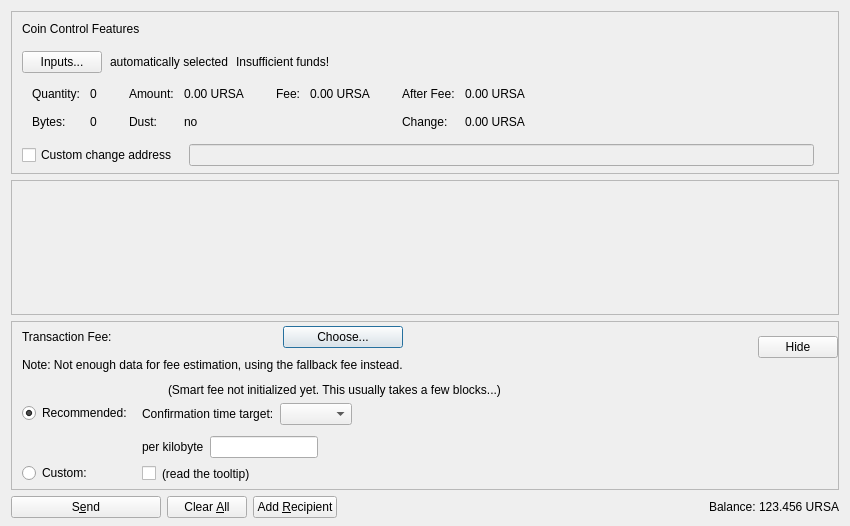
<?xml version="1.0" encoding="UTF-8"?>
<ui version="4.0">
 <class>SendCoinsDialog</class>
 <widget class="QDialog" name="SendCoinsDialog">
  <property name="geometry">
   <rect>
    <x>0</x>
    <y>0</y>
    <width>850</width>
    <height>526</height>
   </rect>
  </property>
  <property name="windowTitle">
   <string>Send Coins</string>
  </property>
  <layout class="QVBoxLayout" name="verticalLayout" stretch="0,1,0,0">
   <property name="bottomMargin">
    <number>8</number>
   </property>
   <item>
    <widget class="QFrame" name="frameCoinControl">
     <property name="sizePolicy">
      <sizepolicy hsizetype="Expanding" vsizetype="Expanding">
       <horstretch>0</horstretch>
       <verstretch>0</verstretch>
      </sizepolicy>
     </property>
     <property name="maximumSize">
      <size>
       <width>16777215</width>
       <height>16777215</height>
      </size>
     </property>
     <property name="frameShape">
      <enum>QFrame::StyledPanel</enum>
     </property>
     <property name="frameShadow">
      <enum>QFrame::Sunken</enum>
     </property>
     <layout class="QVBoxLayout" name="verticalLayoutCoinControl2">
      <property name="spacing">
       <number>0</number>
      </property>
      <property name="leftMargin">
       <number>0</number>
      </property>
      <property name="topMargin">
       <number>0</number>
      </property>
      <property name="rightMargin">
       <number>0</number>
      </property>
      <property name="bottomMargin">
       <number>6</number>
      </property>
      <item>
       <layout class="QVBoxLayout" name="verticalLayoutCoinControl" stretch="0,0,0,0,1">
        <property name="spacing">
         <number>0</number>
        </property>
        <property name="leftMargin">
         <number>10</number>
        </property>
        <property name="topMargin">
         <number>10</number>
        </property>
        <item>
         <layout class="QHBoxLayout" name="horizontalLayoutCoinControl1">
          <property name="bottomMargin">
           <number>15</number>
          </property>
          <item>
           <widget class="QLabel" name="labelCoinControlFeatures">
            <property name="sizePolicy">
             <sizepolicy hsizetype="Preferred" vsizetype="Maximum">
              <horstretch>0</horstretch>
              <verstretch>0</verstretch>
             </sizepolicy>
            </property>
            <property name="text">
             <string>Coin Control Features</string>
            </property>
           </widget>
          </item>
         </layout>
        </item>
        <item>
         <layout class="QHBoxLayout" name="horizontalLayoutCoinControl2" stretch="0,0,0,0">
          <property name="spacing">
           <number>8</number>
          </property>
          <property name="bottomMargin">
           <number>10</number>
          </property>
          <item>
           <widget class="QPushButton" name="pushButtonCoinControl">
            <property name="styleSheet">
             <string notr="true"/>
            </property>
            <property name="text">
             <string>Inputs...</string>
            </property>
            <property name="autoDefault">
             <bool>false</bool>
            </property>
           </widget>
          </item>
          <item>
           <widget class="QLabel" name="labelCoinControlAutomaticallySelected">
            <property name="text">
             <string>automatically selected</string>
            </property>
            <property name="margin">
             <number>5</number>
            </property>
           </widget>
          </item>
          <item>
           <widget class="QLabel" name="labelCoinControlInsuffFunds">
            <property name="text">
             <string>Insufficient funds!</string>
            </property>
            <property name="margin">
             <number>5</number>
            </property>
           </widget>
          </item>
          <item>
           <spacer name="horizontalSpacerCoinControl">
            <property name="orientation">
             <enum>Qt::Horizontal</enum>
            </property>
            <property name="sizeHint" stdset="0">
             <size>
              <width>40</width>
              <height>1</height>
             </size>
            </property>
           </spacer>
          </item>
         </layout>
        </item>
        <item>
         <widget class="QWidget" name="widgetCoinControl" native="true">
          <property name="sizePolicy">
           <sizepolicy hsizetype="Preferred" vsizetype="Preferred">
            <horstretch>0</horstretch>
            <verstretch>0</verstretch>
           </sizepolicy>
          </property>
          <property name="minimumSize">
           <size>
            <width>0</width>
            <height>0</height>
           </size>
          </property>
          <property name="styleSheet">
           <string notr="true"/>
          </property>
          <layout class="QHBoxLayout" name="horizontalLayoutCoinControl5">
           <property name="leftMargin">
            <number>0</number>
           </property>
           <property name="topMargin">
            <number>0</number>
           </property>
           <property name="rightMargin">
            <number>0</number>
           </property>
           <property name="bottomMargin">
            <number>0</number>
           </property>
           <item>
            <layout class="QHBoxLayout" name="horizontalLayoutCoinControl3" stretch="0,0,0,1">
             <property name="spacing">
              <number>20</number>
             </property>
             <property name="topMargin">
              <number>0</number>
             </property>
             <property name="bottomMargin">
              <number>10</number>
             </property>
             <item>
              <layout class="QFormLayout" name="formLayoutCoinControl1">
               <property name="horizontalSpacing">
                <number>10</number>
               </property>
               <property name="verticalSpacing">
                <number>14</number>
               </property>
               <property name="leftMargin">
                <number>10</number>
               </property>
               <property name="topMargin">
                <number>4</number>
               </property>
               <property name="rightMargin">
                <number>6</number>
               </property>
               <item row="0" column="0">
                <widget class="QLabel" name="labelCoinControlQuantityText">
                 <property name="text">
                  <string>Quantity:</string>
                 </property>
                 <property name="margin">
                  <number>0</number>
                 </property>
                </widget>
               </item>
               <item row="0" column="1">
                <widget class="QLabel" name="labelCoinControlQuantity">
                 <property name="cursor">
                  <cursorShape>IBeamCursor</cursorShape>
                 </property>
                 <property name="contextMenuPolicy">
                  <enum>Qt::ActionsContextMenu</enum>
                 </property>
                 <property name="text">
                  <string notr="true">0</string>
                 </property>
                 <property name="margin">
                  <number>0</number>
                 </property>
                 <property name="textInteractionFlags">
                  <set>Qt::LinksAccessibleByMouse|Qt::TextSelectableByKeyboard|Qt::TextSelectableByMouse</set>
                 </property>
                </widget>
               </item>
               <item row="1" column="0">
                <widget class="QLabel" name="labelCoinControlBytesText">
                 <property name="text">
                  <string>Bytes:</string>
                 </property>
                </widget>
               </item>
               <item row="1" column="1">
                <widget class="QLabel" name="labelCoinControlBytes">
                 <property name="cursor">
                  <cursorShape>IBeamCursor</cursorShape>
                 </property>
                 <property name="contextMenuPolicy">
                  <enum>Qt::ActionsContextMenu</enum>
                 </property>
                 <property name="text">
                  <string notr="true">0</string>
                 </property>
                 <property name="textInteractionFlags">
                  <set>Qt::LinksAccessibleByMouse|Qt::TextSelectableByKeyboard|Qt::TextSelectableByMouse</set>
                 </property>
                </widget>
               </item>
              </layout>
             </item>
             <item>
              <layout class="QFormLayout" name="formLayoutCoinControl2">
               <property name="horizontalSpacing">
                <number>10</number>
               </property>
               <property name="verticalSpacing">
                <number>14</number>
               </property>
               <property name="leftMargin">
                <number>6</number>
               </property>
               <property name="topMargin">
                <number>4</number>
               </property>
               <property name="rightMargin">
                <number>6</number>
               </property>
               <item row="0" column="0">
                <widget class="QLabel" name="labelCoinControlAmountText">
                 <property name="text">
                  <string>Amount:</string>
                 </property>
                 <property name="margin">
                  <number>0</number>
                 </property>
                </widget>
               </item>
               <item row="0" column="1">
                <widget class="QLabel" name="labelCoinControlAmount">
                 <property name="cursor">
                  <cursorShape>IBeamCursor</cursorShape>
                 </property>
                 <property name="contextMenuPolicy">
                  <enum>Qt::ActionsContextMenu</enum>
                 </property>
                 <property name="text">
                  <string notr="true">0.00 URSA</string>
                 </property>
                 <property name="textInteractionFlags">
                  <set>Qt::LinksAccessibleByMouse|Qt::TextSelectableByKeyboard|Qt::TextSelectableByMouse</set>
                 </property>
                </widget>
               </item>
               <item row="1" column="0">
                <widget class="QLabel" name="labelCoinControlLowOutputText">
                 <property name="text">
                  <string>Dust:</string>
                 </property>
                </widget>
               </item>
               <item row="1" column="1">
                <widget class="QLabel" name="labelCoinControlLowOutput">
                 <property name="cursor">
                  <cursorShape>IBeamCursor</cursorShape>
                 </property>
                 <property name="contextMenuPolicy">
                  <enum>Qt::ActionsContextMenu</enum>
                 </property>
                 <property name="text">
                  <string notr="true">no</string>
                 </property>
                 <property name="textInteractionFlags">
                  <set>Qt::LinksAccessibleByMouse|Qt::TextSelectableByKeyboard|Qt::TextSelectableByMouse</set>
                 </property>
                </widget>
               </item>
              </layout>
             </item>
             <item>
              <layout class="QFormLayout" name="formLayoutCoinControl3">
               <property name="horizontalSpacing">
                <number>10</number>
               </property>
               <property name="verticalSpacing">
                <number>14</number>
               </property>
               <property name="leftMargin">
                <number>6</number>
               </property>
               <property name="topMargin">
                <number>4</number>
               </property>
               <property name="rightMargin">
                <number>6</number>
               </property>
               <item row="0" column="0">
                <widget class="QLabel" name="labelCoinControlFeeText">
                 <property name="text">
                  <string>Fee:</string>
                 </property>
                 <property name="margin">
                  <number>0</number>
                 </property>
                </widget>
               </item>
               <item row="0" column="1">
                <widget class="QLabel" name="labelCoinControlFee">
                 <property name="cursor">
                  <cursorShape>IBeamCursor</cursorShape>
                 </property>
                 <property name="contextMenuPolicy">
                  <enum>Qt::ActionsContextMenu</enum>
                 </property>
                 <property name="text">
                  <string notr="true">0.00 URSA</string>
                 </property>
                 <property name="textInteractionFlags">
                  <set>Qt::LinksAccessibleByMouse|Qt::TextSelectableByKeyboard|Qt::TextSelectableByMouse</set>
                 </property>
                </widget>
               </item>
              </layout>
             </item>
             <item>
              <layout class="QFormLayout" name="formLayoutCoinControl4">
               <property name="horizontalSpacing">
                <number>10</number>
               </property>
               <property name="verticalSpacing">
                <number>14</number>
               </property>
               <property name="leftMargin">
                <number>6</number>
               </property>
               <property name="topMargin">
                <number>4</number>
               </property>
               <property name="rightMargin">
                <number>6</number>
               </property>
               <item row="0" column="0">
                <widget class="QLabel" name="labelCoinControlAfterFeeText">
                 <property name="text">
                  <string>After Fee:</string>
                 </property>
                 <property name="margin">
                  <number>0</number>
                 </property>
                </widget>
               </item>
               <item row="0" column="1">
                <widget class="QLabel" name="labelCoinControlAfterFee">
                 <property name="cursor">
                  <cursorShape>IBeamCursor</cursorShape>
                 </property>
                 <property name="contextMenuPolicy">
                  <enum>Qt::ActionsContextMenu</enum>
                 </property>
                 <property name="text">
                  <string notr="true">0.00 URSA</string>
                 </property>
                 <property name="textInteractionFlags">
                  <set>Qt::LinksAccessibleByMouse|Qt::TextSelectableByKeyboard|Qt::TextSelectableByMouse</set>
                 </property>
                </widget>
               </item>
               <item row="1" column="0">
                <widget class="QLabel" name="labelCoinControlChangeText">
                 <property name="text">
                  <string>Change:</string>
                 </property>
                </widget>
               </item>
               <item row="1" column="1">
                <widget class="QLabel" name="labelCoinControlChange">
                 <property name="cursor">
                  <cursorShape>IBeamCursor</cursorShape>
                 </property>
                 <property name="contextMenuPolicy">
                  <enum>Qt::ActionsContextMenu</enum>
                 </property>
                 <property name="text">
                  <string notr="true">0.00 URSA</string>
                 </property>
                 <property name="textInteractionFlags">
                  <set>Qt::LinksAccessibleByMouse|Qt::TextSelectableByKeyboard|Qt::TextSelectableByMouse</set>
                 </property>
                </widget>
               </item>
              </layout>
             </item>
            </layout>
           </item>
          </layout>
         </widget>
        </item>
        <item>
         <layout class="QHBoxLayout" name="horizontalLayoutCoinControl4" stretch="0,0,0">
          <property name="spacing">
           <number>12</number>
          </property>
          <property name="sizeConstraint">
           <enum>QLayout::SetDefaultConstraint</enum>
          </property>
          <property name="topMargin">
           <number>5</number>
          </property>
          <property name="rightMargin">
           <number>5</number>
          </property>
          <item>
           <widget class="QCheckBox" name="checkBoxCoinControlChange">
            <property name="toolTip">
             <string>If this is activated, but the change address is empty or invalid, change will be sent to a newly generated address.</string>
            </property>
            <property name="text">
             <string>Custom change address</string>
            </property>
           </widget>
          </item>
          <item>
           <widget class="QValidatedLineEdit" name="lineEditCoinControlChange">
            <property name="enabled">
             <bool>false</bool>
            </property>
            <property name="sizePolicy">
             <sizepolicy hsizetype="Expanding" vsizetype="Fixed">
              <horstretch>0</horstretch>
              <verstretch>0</verstretch>
             </sizepolicy>
            </property>
           </widget>
          </item>
          <item>
           <widget class="QLabel" name="labelCoinControlChangeLabel">
            <property name="sizePolicy">
             <sizepolicy hsizetype="Preferred" vsizetype="Expanding">
              <horstretch>0</horstretch>
              <verstretch>0</verstretch>
             </sizepolicy>
            </property>
            <property name="minimumSize">
             <size>
              <width>0</width>
              <height>0</height>
             </size>
            </property>
            <property name="text">
             <string/>
            </property>
            <property name="margin">
             <number>3</number>
            </property>
           </widget>
          </item>
         </layout>
        </item>
        <item>
         <spacer name="verticalSpacerCoinControl">
          <property name="orientation">
           <enum>Qt::Vertical</enum>
          </property>
          <property name="sizeHint" stdset="0">
           <size>
            <width>800</width>
            <height>1</height>
           </size>
          </property>
         </spacer>
        </item>
       </layout>
      </item>
     </layout>
    </widget>
   </item>
   <item>
    <widget class="QScrollArea" name="scrollArea">
     <property name="widgetResizable">
      <bool>true</bool>
     </property>
     <widget class="QWidget" name="scrollAreaWidgetContents">
      <property name="geometry">
       <rect>
        <x>0</x>
        <y>0</y>
        <width>830</width>
        <height>104</height>
       </rect>
      </property>
      <layout class="QVBoxLayout" name="verticalLayout_2" stretch="0,1">
       <property name="leftMargin">
        <number>0</number>
       </property>
       <property name="topMargin">
        <number>0</number>
       </property>
       <property name="rightMargin">
        <number>0</number>
       </property>
       <property name="bottomMargin">
        <number>0</number>
       </property>
       <item>
        <layout class="QVBoxLayout" name="entries">
         <property name="spacing">
          <number>6</number>
         </property>
        </layout>
       </item>
       <item>
        <spacer name="verticalSpacer">
         <property name="orientation">
          <enum>Qt::Vertical</enum>
         </property>
         <property name="sizeHint" stdset="0">
          <size>
           <width>20</width>
           <height>40</height>
          </size>
         </property>
        </spacer>
       </item>
      </layout>
     </widget>
    </widget>
   </item>
   <item>
    <widget class="QFrame" name="frameFee">
     <property name="sizePolicy">
      <sizepolicy hsizetype="Expanding" vsizetype="Expanding">
       <horstretch>0</horstretch>
       <verstretch>0</verstretch>
      </sizepolicy>
     </property>
     <property name="maximumSize">
      <size>
       <width>16777215</width>
       <height>16777215</height>
      </size>
     </property>
     <property name="frameShape">
      <enum>QFrame::StyledPanel</enum>
     </property>
     <property name="frameShadow">
      <enum>QFrame::Sunken</enum>
     </property>
     <layout class="QVBoxLayout" name="verticalLayoutFee1">
      <property name="spacing">
       <number>0</number>
      </property>
      <property name="leftMargin">
       <number>0</number>
      </property>
      <property name="topMargin">
       <number>0</number>
      </property>
      <property name="rightMargin">
       <number>0</number>
      </property>
      <property name="bottomMargin">
       <number>0</number>
      </property>
      <item>
       <layout class="QVBoxLayout" name="verticalLayoutFee2" stretch="0,0,0">
        <property name="spacing">
         <number>0</number>
        </property>
        <property name="leftMargin">
         <number>10</number>
        </property>
        <property name="topMargin">
         <number>0</number>
        </property>
        <item>
         <layout class="QHBoxLayout" name="horizontalLayoutFee1">
          <property name="bottomMargin">
           <number>0</number>
          </property>
          <item>
           <layout class="QVBoxLayout" name="verticalLayoutFee7">
            <property name="spacing">
             <number>0</number>
            </property>
            <item>
             <spacer name="verticalSpacerSmartFee">
              <property name="orientation">
               <enum>Qt::Vertical</enum>
              </property>
              <property name="sizeType">
               <enum>QSizePolicy::Fixed</enum>
              </property>
              <property name="sizeHint" stdset="0">
               <size>
                <width>1</width>
                <height>4</height>
               </size>
              </property>
             </spacer>
            </item>
            <item>
             <layout class="QHBoxLayout" name="horizontalLayoutSmartFee">
              <property name="spacing">
               <number>10</number>
              </property>
              <item>
               <widget class="QLabel" name="labelFeeHeadline">
                <property name="sizePolicy">
                 <sizepolicy hsizetype="Preferred" vsizetype="Maximum">
                  <horstretch>0</horstretch>
                  <verstretch>0</verstretch>
                 </sizepolicy>
                </property>
                <property name="text">
                 <string>Transaction Fee:</string>
                </property>
               </widget>
              </item>
              <item>
               <widget class="QLabel" name="labelFeeMinimized">
                <property name="text">
                 <string/>
                </property>
               </widget>
              </item>
              <item>
               <widget class="QPushButton" name="buttonChooseFee">
                <property name="text">
                 <string>Choose...</string>
                </property>
               </widget>
              </item>
             </layout>
            </item>
            <item>
             <spacer name="verticalSpacer_7">
              <property name="orientation">
               <enum>Qt::Vertical</enum>
              </property>
              <property name="sizeHint" stdset="0">
               <size>
                <width>1</width>
                <height>10</height>
               </size>
              </property>
             </spacer>
            </item>
            <item>
             <widget class="QLabel" name="fallbackFeeWarningLabel">
              <property name="toolTip">
               <string>Using the fallbackfee can result in sending a transaction that will take several hours or days (or never) to confirm. Consider choosing your fee manually or wait until you have validated the complete chain.</string>
              </property>
              <property name="text">
               <string>Note: Not enough data for fee estimation, using the fallback fee instead.</string>
              </property>
              <property name="wordWrap">
               <bool>false</bool>
              </property>
             </widget>
            </item>
            <item>
             <spacer name="verticalSpacer_5">
              <property name="orientation">
               <enum>Qt::Vertical</enum>
              </property>
              <property name="sizeHint" stdset="0">
               <size>
                <width>1</width>
                <height>1</height>
               </size>
              </property>
             </spacer>
            </item>
           </layout>
          </item>
          <item>
           <spacer name="horizontalSpacer_4">
            <property name="orientation">
             <enum>Qt::Horizontal</enum>
            </property>
            <property name="sizeHint" stdset="0">
             <size>
              <width>1</width>
              <height>1</height>
             </size>
            </property>
           </spacer>
          </item>
          <item>
           <widget class="QPushButton" name="buttonMinimizeFee">
            <property name="toolTip">
             <string>collapse fee-settings</string>
            </property>
            <property name="text">
             <string>Hide</string>
            </property>
           </widget>
          </item>
         </layout>
        </item>
        <item>
         <widget class="QFrame" name="frameFeeSelection">
          <layout class="QVBoxLayout" name="verticalLayoutFee12">
           <property name="spacing">
            <number>0</number>
           </property>
           <property name="leftMargin">
            <number>0</number>
           </property>
           <property name="topMargin">
            <number>0</number>
           </property>
           <property name="rightMargin">
            <number>0</number>
           </property>
           <property name="bottomMargin">
            <number>0</number>
           </property>
           <item>
            <layout class="QGridLayout" name="gridLayoutFee">
             <property name="topMargin">
              <number>10</number>
             </property>
             <property name="bottomMargin">
              <number>4</number>
             </property>
             <property name="horizontalSpacing">
              <number>10</number>
             </property>
             <property name="verticalSpacing">
              <number>4</number>
             </property>
             <item row="1" column="1">
              <layout class="QVBoxLayout" name="verticalLayoutFee8">
               <property name="spacing">
                <number>6</number>
               </property>
               <property name="topMargin">
                <number>3</number>
               </property>
               <item>
                <layout class="QHBoxLayout" name="horizontalLayoutFee13" stretch="0,0,1">
                 <item>
                  <widget class="QLabel" name="labelCustomPerKilobyte">
                   <property name="toolTip">
                    <string>If the custom fee is set to 1000 duffs and the transaction is only 250 bytes, then &quot;per kilobyte&quot; only pays 250 duffs in fee,&lt;br /&gt;while &quot;at least&quot; pays 1000 duffs. For transactions bigger than a kilobyte both pay by kilobyte.</string>
                   </property>
                   <property name="text">
                    <string>per kilobyte</string>
                   </property>
                  </widget>
                 </item>
                 <item>
                  <widget class="BitcoinAmountField" name="customFee"/>
                 </item>
                 <item>
                  <spacer name="horizontalSpacer_6">
                   <property name="orientation">
                    <enum>Qt::Horizontal</enum>
                   </property>
                   <property name="sizeHint" stdset="0">
                    <size>
                     <width>1</width>
                     <height>1</height>
                    </size>
                   </property>
                  </spacer>
                 </item>
                </layout>
               </item>
               <item>
                <layout class="QHBoxLayout" name="horizontalLayoutFee8">
                 <item>
                  <widget class="QCheckBox" name="checkBoxMinimumFee">
                   <property name="toolTip">
                    <string>Paying only the minimum fee is just fine as long as there is less transaction volume than space in the blocks.&lt;br /&gt;But be aware that this can end up in a never confirming transaction once there is more demand for URSA transactions than the network can process.</string>
                   </property>
                   <property name="text">
                    <string/>
                   </property>
                  </widget>
                 </item>
                 <item>
                  <widget class="QLabel" name="labelMinFeeWarning">
                   <property name="enabled">
                    <bool>true</bool>
                   </property>
                   <property name="toolTip">
                    <string>Paying only the minimum fee is just fine as long as there is less transaction volume than space in the blocks.&lt;br /&gt;But be aware that this can end up in a never confirming transaction once there is more demand for URSA transactions than the network can process.</string>
                   </property>
                   <property name="text">
                    <string>(read the tooltip)</string>
                   </property>
                   <property name="margin">
                    <number>5</number>
                   </property>
                  </widget>
                 </item>
                 <item>
                  <spacer name="horizontalSpacer_2">
                   <property name="orientation">
                    <enum>Qt::Horizontal</enum>
                   </property>
                   <property name="sizeHint" stdset="0">
                    <size>
                     <width>1</width>
                     <height>1</height>
                    </size>
                   </property>
                  </spacer>
                 </item>
                </layout>
               </item>
              </layout>
             </item>
             <item row="0" column="0">
              <layout class="QVBoxLayout" name="verticalLayoutFee4" stretch="0,1">
               <property name="topMargin">
                <number>20</number>
               </property>
               <property name="bottomMargin">
                <number>3</number>
               </property>
               <item>
                <widget class="QRadioButton" name="radioSmartFee">
                 <property name="text">
                  <string>Recommended:</string>
                 </property>
                 <property name="checked">
                  <bool>true</bool>
                 </property>
                 <attribute name="buttonGroup">
                  <string notr="true">groupFee</string>
                 </attribute>
                </widget>
               </item>
               <item>
                <spacer name="verticalSpacer_2">
                 <property name="orientation">
                  <enum>Qt::Vertical</enum>
                 </property>
                 <property name="sizeHint" stdset="0">
                  <size>
                   <width>1</width>
                   <height>1</height>
                  </size>
                 </property>
                </spacer>
               </item>
              </layout>
             </item>
             <item row="1" column="0">
              <layout class="QVBoxLayout" name="verticalLayoutFee9" stretch="0,1">
               <property name="topMargin">
                <number>30</number>
               </property>
               <item>
                <widget class="QRadioButton" name="radioCustomFee">
                 <property name="text">
                  <string>Custom:</string>
                 </property>
                 <attribute name="buttonGroup">
                  <string notr="true">groupFee</string>
                 </attribute>
                </widget>
               </item>
               <item>
                <spacer name="verticalSpacer_6">
                 <property name="orientation">
                  <enum>Qt::Vertical</enum>
                 </property>
                 <property name="sizeHint" stdset="0">
                  <size>
                   <width>1</width>
                   <height>1</height>
                  </size>
                 </property>
                </spacer>
               </item>
              </layout>
             </item>
             <item row="0" column="1">
              <layout class="QVBoxLayout" name="verticalLayoutFee3" stretch="0,0,1">
               <property name="spacing">
                <number>6</number>
               </property>
               <property name="topMargin">
                <number>0</number>
               </property>
               <property name="bottomMargin">
                <number>3</number>
               </property>
               <item>
                <layout class="QHBoxLayout" name="horizontalLayoutFee12">
                 <item>
                  <widget class="QLabel" name="labelSmartFee">
                   <property name="text">
                    <string/>
                   </property>
                   <property name="margin">
                    <number>2</number>
                   </property>
                  </widget>
                 </item>
                 <item>
                  <widget class="QLabel" name="labelFeeEstimation">
                   <property name="text">
                    <string/>
                   </property>
                  </widget>
                 </item>
                 <item>
                  <widget class="QLabel" name="labelSmartFee2">
                   <property name="text">
                    <string>(Smart fee not initialized yet. This usually takes a few blocks...)</string>
                   </property>
                   <property name="margin">
                    <number>2</number>
                   </property>
                  </widget>
                 </item>
                 <item>
                  <spacer name="horizontalSpacer_5">
                   <property name="orientation">
                    <enum>Qt::Horizontal</enum>
                   </property>
                   <property name="sizeHint" stdset="0">
                    <size>
                     <width>1</width>
                     <height>1</height>
                    </size>
                   </property>
                  </spacer>
                 </item>
                </layout>
               </item>
               <item>
                <layout class="QHBoxLayout" name="horizontalLayoutFee9">
                 <item>
                  <layout class="QVBoxLayout" name="verticalLayoutFee6">
                   <item>
                    <widget class="QLabel" name="labelSmartFee3">
                     <property name="text">
                      <string>Confirmation time target:</string>
                     </property>
                     <property name="margin">
                      <number>2</number>
                     </property>
                    </widget>
                   </item>
                  </layout>
                 </item>
                 <item>
                  <layout class="QVBoxLayout" name="verticalLayoutFee5">
                   <property name="rightMargin">
                    <number>30</number>
                   </property>
                   <item>
                    <layout class="QHBoxLayout" name="horizontalLayoutConfTarget">
                     <property name="bottomMargin">
                      <number>0</number>
                     </property>
                     <item>
                      <widget class="QComboBox" name="confTargetSelector"/>
                     </item>
                     <item>
                      <spacer name="horizontalSpacerConfTarget">
                       <property name="orientation">
                        <enum>Qt::Horizontal</enum>
                       </property>
                       <property name="sizeHint" stdset="0">
                        <size>
                         <width>40</width>
                         <height>20</height>
                        </size>
                       </property>
                      </spacer>
                     </item>
                    </layout>
                   </item>
                  </layout>
                 </item>
                </layout>
               </item>
               <item>
                <spacer name="verticalSpacer_4">
                 <property name="orientation">
                  <enum>Qt::Vertical</enum>
                 </property>
                 <property name="sizeHint" stdset="0">
                  <size>
                   <width>1</width>
                   <height>1</height>
                  </size>
                 </property>
                </spacer>
               </item>
              </layout>
             </item>
            </layout>
           </item>
          </layout>
         </widget>
        </item>
        <item>
         <spacer name="verticalSpacerFee">
          <property name="orientation">
           <enum>Qt::Vertical</enum>
          </property>
          <property name="sizeHint" stdset="0">
           <size>
            <width>800</width>
            <height>1</height>
           </size>
          </property>
         </spacer>
        </item>
       </layout>
      </item>
     </layout>
    </widget>
   </item>
   <item>
    <layout class="QHBoxLayout" name="horizontalLayout">
     <item>
      <widget class="QPushButton" name="sendButton">
       <property name="minimumSize">
        <size>
         <width>150</width>
         <height>0</height>
        </size>
       </property>
       <property name="toolTip">
        <string>Confirm the send action</string>
       </property>
       <property name="text">
        <string>S&amp;end</string>
       </property>
       <property name="autoDefault">
        <bool>false</bool>
       </property>
       <property name="default">
        <bool>false</bool>
       </property>
      </widget>
     </item>
     <item>
      <widget class="QPushButton" name="clearButton">
       <property name="sizePolicy">
        <sizepolicy hsizetype="Minimum" vsizetype="Fixed">
         <horstretch>0</horstretch>
         <verstretch>0</verstretch>
        </sizepolicy>
       </property>
       <property name="toolTip">
        <string>Clear all fields of the form.</string>
       </property>
       <property name="text">
        <string>Clear &amp;All</string>
       </property>
       <property name="autoDefault">
        <bool>false</bool>
       </property>
      </widget>
     </item>
     <item>
      <widget class="QPushButton" name="addButton">
       <property name="toolTip">
        <string>Send to multiple recipients at once</string>
       </property>
       <property name="text">
        <string>Add &amp;Recipient</string>
       </property>
       <property name="autoDefault">
        <bool>false</bool>
       </property>
      </widget>
     </item>
     <item>
      <spacer name="horizontalSpacer">
       <property name="orientation">
        <enum>Qt::Horizontal</enum>
       </property>
       <property name="sizeHint" stdset="0">
        <size>
         <width>40</width>
         <height>20</height>
        </size>
       </property>
      </spacer>
     </item>
     <item>
      <layout class="QHBoxLayout" name="horizontalLayout_2">
       <property name="spacing">
        <number>3</number>
       </property>
       <item>
        <widget class="QLabel" name="labelBalanceText">
         <property name="text">
          <string>Balance:</string>
         </property>
        </widget>
       </item>
       <item>
        <widget class="QLabel" name="labelBalance">
         <property name="sizePolicy">
          <sizepolicy hsizetype="Preferred" vsizetype="Preferred">
           <horstretch>0</horstretch>
           <verstretch>0</verstretch>
          </sizepolicy>
         </property>
         <property name="cursor">
          <cursorShape>IBeamCursor</cursorShape>
         </property>
         <property name="text">
          <string notr="true">123.456 URSA</string>
         </property>
         <property name="textInteractionFlags">
          <set>Qt::LinksAccessibleByMouse|Qt::TextSelectableByKeyboard|Qt::TextSelectableByMouse</set>
         </property>
        </widget>
       </item>
      </layout>
     </item>
    </layout>
   </item>
  </layout>
 </widget>
 <customwidgets>
  <customwidget>
   <class>QValidatedLineEdit</class>
   <extends>QLineEdit</extends>
   <header>qt/qvalidatedlineedit.h</header>
  </customwidget>
  <customwidget>
   <class>BitcoinAmountField</class>
   <extends>QLineEdit</extends>
   <header>qt/bitcoinamountfield.h</header>
   <container>1</container>
  </customwidget>
 </customwidgets>
 <resources>
  <include location="../ursa.qrc"/>
 </resources>
 <connections/>
 <buttongroups>
  <buttongroup name="groupFee"/>
 </buttongroups>
</ui>
